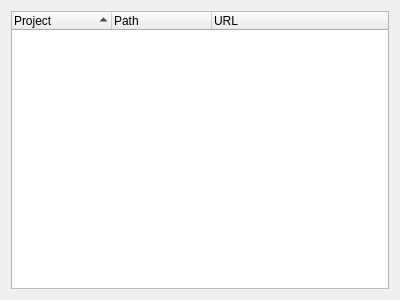
<?xml version="1.0" encoding="UTF-8"?>
<ui version="4.0">
 <class>MainPanel</class>
 <widget class="QWidget" name="MainPanel">
  <property name="geometry">
   <rect>
    <x>0</x>
    <y>0</y>
    <width>400</width>
    <height>300</height>
   </rect>
  </property>
  <layout class="QGridLayout" name="gridLayout">
   <item row="0" column="0">
    <widget class="QTreeWidget" name="treeWidget">
     <property name="editTriggers">
      <set>QAbstractItemView::DoubleClicked</set>
     </property>
     <property name="alternatingRowColors">
      <bool>true</bool>
     </property>
     <property name="textElideMode">
      <enum>Qt::ElideRight</enum>
     </property>
     <property name="uniformRowHeights">
      <bool>true</bool>
     </property>
     <property name="itemsExpandable">
      <bool>false</bool>
     </property>
     <property name="sortingEnabled">
      <bool>true</bool>
     </property>
     <property name="expandsOnDoubleClick">
      <bool>false</bool>
     </property>
     <property name="columnCount">
      <number>3</number>
     </property>
     <attribute name="headerCascadingSectionResizes">
      <bool>true</bool>
     </attribute>
     <attribute name="headerShowSortIndicator" stdset="0">
      <bool>true</bool>
     </attribute>
     <attribute name="headerStretchLastSection">
      <bool>true</bool>
     </attribute>
     <column>
      <property name="text">
       <string>Project</string>
      </property>
     </column>
     <column>
      <property name="text">
       <string>Path</string>
      </property>
     </column>
     <column>
      <property name="text">
       <string>URL</string>
      </property>
     </column>
    </widget>
   </item>
  </layout>
 </widget>
 <resources/>
 <connections/>
</ui>
